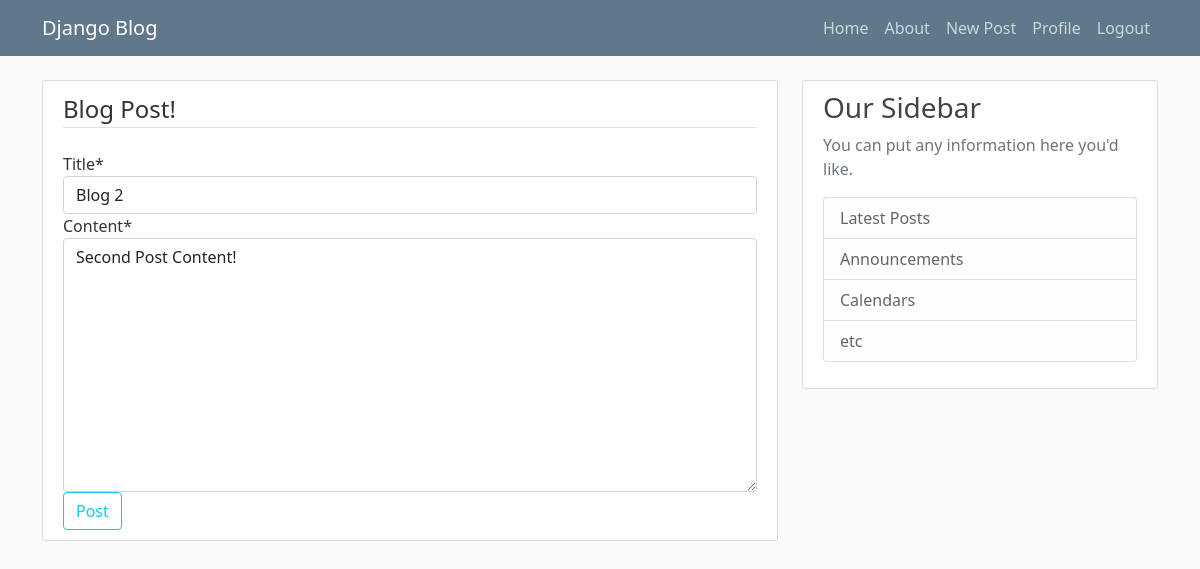
The page /post/2/update (signed in) on the database as committed earlier.
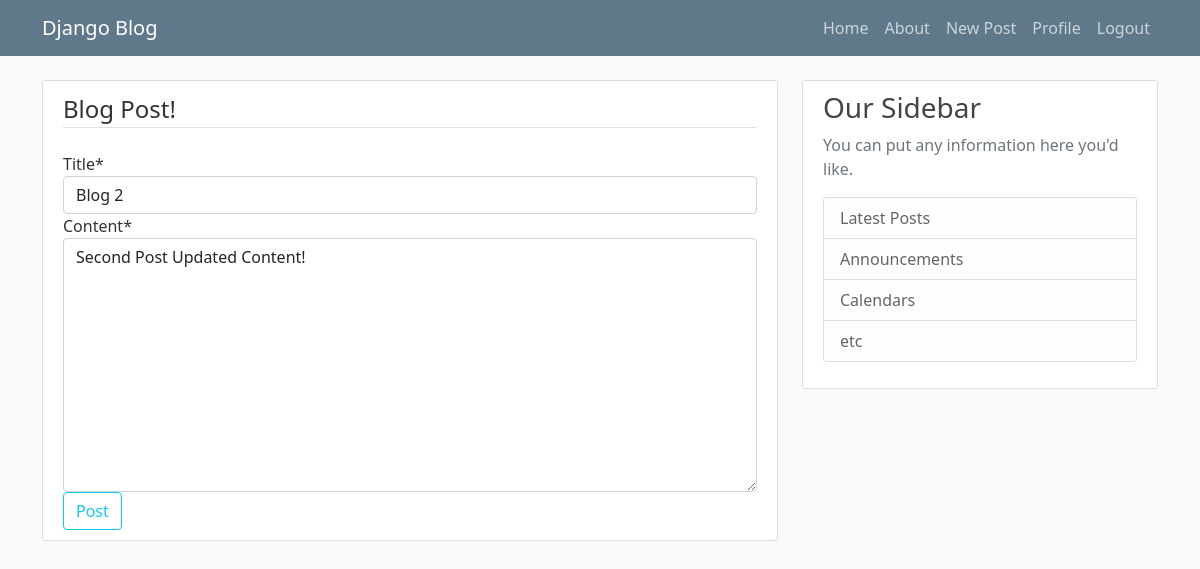
The same page on the database as committed later.
### blog/models.py (models this page shows, shortened)
class Post(models.Model):
    title = models.CharField(max_length = 100)
    content = models.TextField()
    date_posted = models.DateTimeField(default = timezone.now)
    author = models.ForeignKey(User, on_delete = models.CASCADE)

### blog/views.py (the view, shortened to what this page needs)
# urls.py: path('post/<int:pk>/update', PostUpdateView.as_view(), name = 'post-update'),
class PostUpdateView(LoginRequiredMixin, UserPassesTestMixin, UpdateView):
    model = Post
    fields = ['title', 'content']
    def test_func(self):
        post = self.get_object()
        if self.request.user == post.author:
            return True
        return False

### blog/templates/blog/post_form.html (shortened to what this page needs)
{% extends "blog/base.html" %}
{% load crispy_forms_tags %}
{% block content %}
    <div class = "content-section">
        <form method = "POST">
            <fieldset class = "form-group">
                <legend class = "border-bottom mb-4">Blog Post!</legend>
                {{ form|crispy }}
            </fieldset>
            <div class = "form-group">
                <button class = "btn btn-outline-info" type = "submit">Post</button>
            </div>
        </form>
    </div>
{% endblock content %}

Rows that differ between the two databases and show on the page:
changed Post "Blog 2": content "Second Post Content!" → "Second Post Updated Content!"
